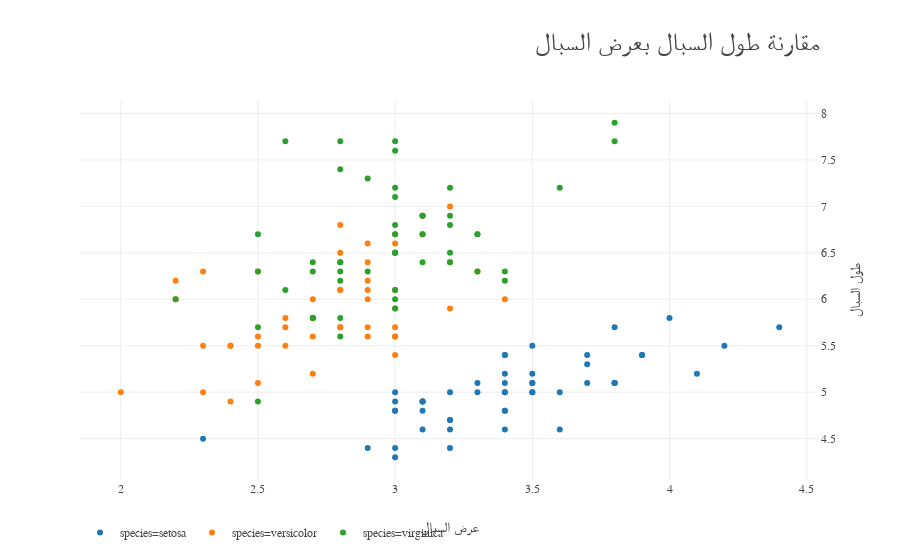

The notebook cell this image was saved under:
### Markdown cell above
### Scatter plots

### Code cell
px.scatter(iris, x="sepal_width", y="sepal_length", title="مقارنة طول السبال بعرض السبال", color="species").update_layout(dict(xaxis=dict(title="عرض السبال"), yaxis=dict(title="طول السبال")))

### Figure 1 — Plotly figure (JSON) as saved in the notebook; plotly's stock layout.template omitted (floating-point values rounded to 4 significant figures)
{"data": [{"hoverlabel": {"namelength": 0}, "hovertemplate": "species=setosa<br>sepal_width=%{x}<br>sepal_length=%{y}", "legendgroup": "species=setosa", "marker": {"color": "#1F77B4", "symbol": "circle"}, "mode": "markers", "name": "species=setosa", "showlegend": true, "type": "scatter", "x": [3.5, 3, 3.2, 3.1, 3.6, 3.9, 3.4, 3.4, 2.9, 3.1, 3.7, 3.4, 3, 3, 4, 4.4, 3.9, 3.5, 3.8, 3.8, 3.4, 3.7, 3.6, 3.3, 3.4, 3, 3.4, 3.5, 3.4, 3.2, 3.1, 3.4, 4.1, 4.2, 3.1, 3.2, 3.5, 3.1, 3, 3.4, 3.5, 2.3, 3.2, 3.5, 3.8, 3, 3.8, 3.2, 3.7, 3.3], "xaxis": "x", "y": [5.1, 4.9, 4.7, 4.6, 5, 5.4, 4.6, 5, 4.4, 4.9, 5.4, 4.8, 4.8, 4.3, 5.8, 5.7, 5.4, 5.1, 5.7, 5.1, 5.4, 5.1, 4.6, 5.1, 4.8, 5, 5, 5.2, 5.2, 4.7, 4.8, 5.4, 5.2, 5.5, 4.9, 5, 5.5, 4.9, 4.4, 5.1, 5, 4.5, 4.4, 5, 5.1, 4.8, 5.1, 4.6, 5.3, 5], "yaxis": "y"}, {"hoverlabel": {"namelength": 0}, "hovertemplate": "species=versicolor<br>sepal_width=%{x}<br>sepal_length=%{y}", "legendgroup": "species=versicolor", "marker": {"color": "#FF7F0E", "symbol": "circle"}, "mode": "markers", "name": "species=versicolor", "showlegend": true, "type": "scatter", "x": [3.2, 3.2, 3.1, 2.3, 2.8, 2.8, 3.3, 2.4, 2.9, 2.7, 2, 3, 2.2, 2.9, 2.9, 3.1, 3, 2.7, 2.2, 2.5, 3.2, 2.8, 2.5, 2.8, 2.9, 3, 2.8, 3, 2.9, 2.6, 2.4, 2.4, 2.7, 2.7, 3, 3.4, 3.1, 2.3, 3, 2.5, 2.6, 3, 2.6, 2.3, 2.7, 3, 2.9, 2.9, 2.5, 2.8], "xaxis": "x", "y": [7, 6.4, 6.9, 5.5, 6.5, 5.7, 6.3, 4.9, 6.6, 5.2, 5, 5.9, 6, 6.1, 5.6, 6.7, 5.6, 5.8, 6.2, 5.6, 5.9, 6.1, 6.3, 6.1, 6.4, 6.6, 6.8, 6.7, 6, 5.7, 5.5, 5.5, 5.8, 6, 5.4, 6, 6.7, 6.3, 5.6, 5.5, 5.5, 6.1, 5.8, 5, 5.6, 5.7, 5.7, 6.2, 5.1, 5.7], "yaxis": "y"}, {"hoverlabel": {"namelength": 0}, "hovertemplate": "species=virginica<br>sepal_width=%{x}<br>sepal_length=%{y}", "legendgroup": "species=virginica", "marker": {"color": "#2CA02C", "symbol": "circle"}, "mode": "markers", "name": "species=virginica", "showlegend": true, "type": "scatter", "x": [3.3, 2.7, 3, 2.9, 3, 3, 2.5, 2.9, 2.5, 3.6, 3.2, 2.7, 3, 2.5, 2.8, 3.2, 3, 3.8, 2.6, 2.2, 3.2, 2.8, 2.8, 2.7, 3.3, 3.2, 2.8, 3, 2.8, 3, 2.8, 3.8, 2.8, 2.8, 2.6, 3, 3.4, 3.1, 3, 3.1, 3.1, 3.1, 2.7, 3.2, 3.3, 3, 2.5, 3, 3.4, 3], "xaxis": "x", "y": [6.3, 5.8, 7.1, 6.3, 6.5, 7.6, 4.9, 7.3, 6.7, 7.2, 6.5, 6.4, 6.8, 5.7, 5.8, 6.4, 6.5, 7.7, 7.7, 6, 6.9, 5.6, 7.7, 6.3, 6.7, 7.2, 6.2, 6.1, 6.4, 7.2, 7.4, 7.9, 6.4, 6.3, 6.1, 7.7, 6.3, 6.4, 6, 6.9, 6.7, 6.9, 5.8, 6.8, 6.7, 6.7, 6.3, 6.5, 6.2, 5.9], "yaxis": "y"}], "layout": {"autosize": true, "legend": {"tracegroupgap": 0}, "title": {"text": "مقارنة طول السبال بعرض السبال"}, "xaxis": {"anchor": "y", "autorange": true, "domain": [0, 1], "range": [1.86, 4.54], "title": {"text": "عرض السبال"}, "type": "linear"}, "yaxis": {"anchor": "x", "autorange": true, "domain": [0, 1], "range": [4.059, 8.141], "title": {"text": "طول السبال"}, "type": "linear"}}}
